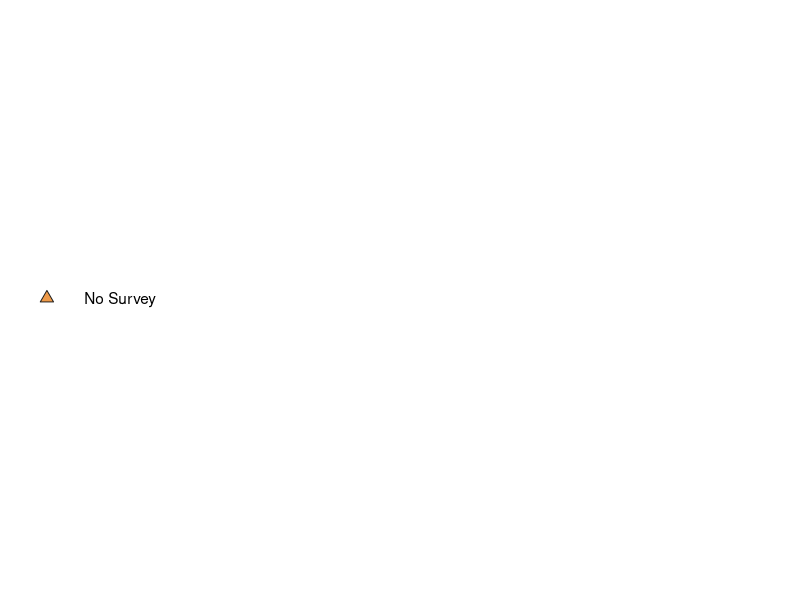
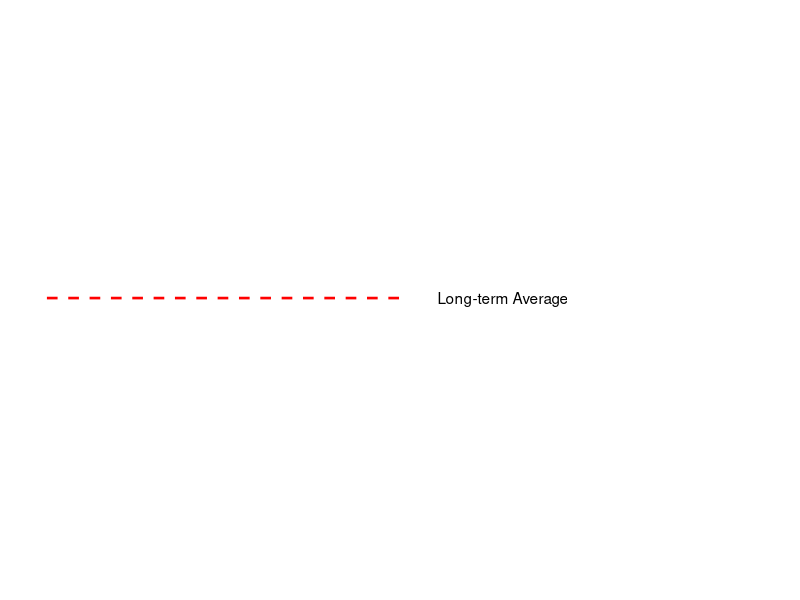
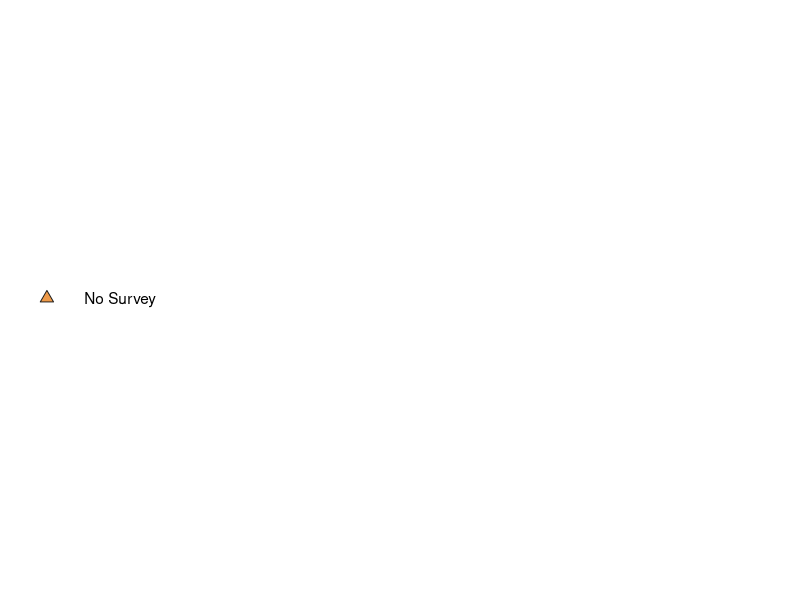

R code for these plots, in order: (Note: this script raises an error after producing the figures.)
#TESTING my mean line legend

library(ggplot2)

mline = ggplot() + 
  annotate("segment", color = "red", linetype = "dashed", 
             size = 0.9, x = 0, xend = 1, y = 0, yend = 0)+
  annotate("segment", color = "white", 
           size = 0.9, x = 1, xend = 2, y = 0, yend = 0)+
  annotate("text", label = "Long-term Average", x = 1.1, y = 0, hjust = 0)+
  theme(axis.text = element_blank(), axis.title = element_blank(), 
        panel.background = element_rect(fill = "white"), axis.ticks=element_blank())

ggsave("mline.png", mline, dpi=300, units="cm", width=9.3, height=1)


#also do a missing-data-point 
mpoint = ggplot() + 
  annotate("segment", color = "white", 
           size = 0.9, x = 1.5, xend = 2, y = 0, yend = 0)+
  annotate("point", shape = 24, size = 3, 
           fill = "tan2", color = "gray10", x = 1.05, y = 0)+
  
  annotate("text", label = "No Survey", x = 1.1, y = 0, hjust = 0)+
  theme(axis.text = element_blank(), axis.title = element_blank(), 
        panel.background = element_rect(fill = "white"), axis.ticks=element_blank())

mpoint

ggsave(file.path(fig_root_static,"mpoint.png"), mpoint, dpi=300, units="cm", width=9.3, height=1)
